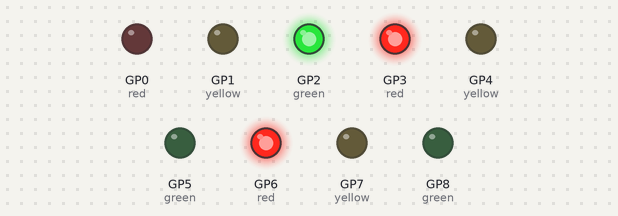
The program below on a simulated Raspberry Pi Pico running MicroPython. Parts: output pins drawn as LEDs (lit = HIGH). Wiring (from the project's diagram.json): red LED on GP0, yellow LED on GP1, green LED on GP2, red LED on GP3, yellow LED on GP4, green LED on GP5, red LED on GP6, yellow LED on GP7, green LED on GP8.

Above: at 5.0 s.
At 11.0 s:
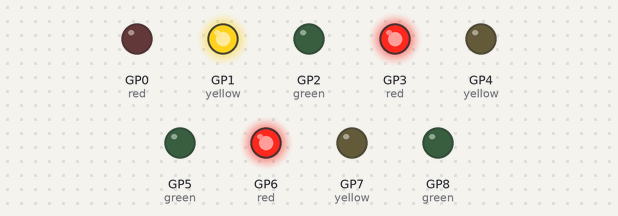
At 17.0 s:
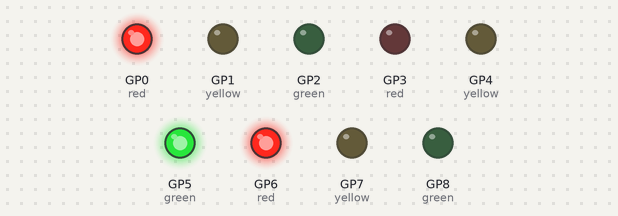
At 23.0 s:
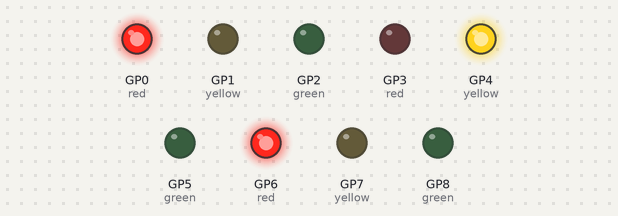
At 29.0 s:
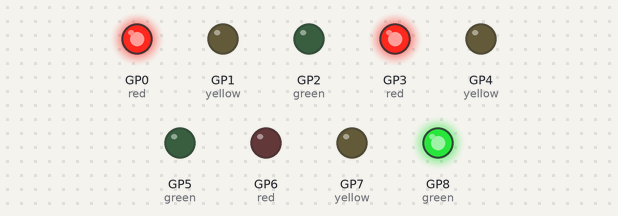
At 35.0 s:
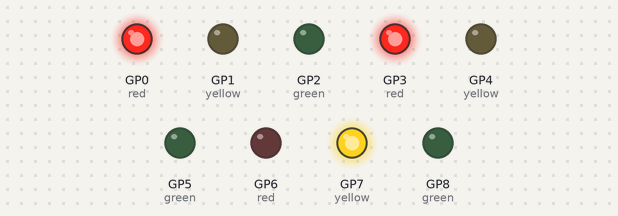
Timing chart, 0 to 46.8 s (numbered marks = the images above):
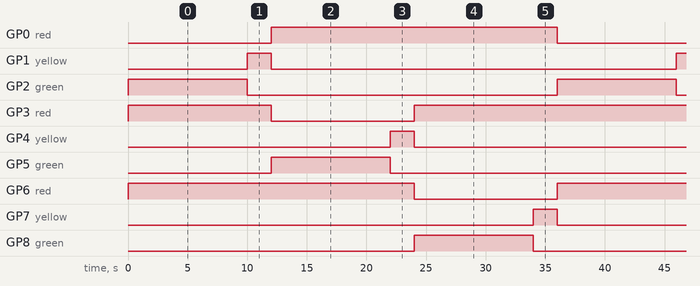

The program:

main.py
```python
import machine
import utime

# Define pins for three traffic lights
traffic_lights = {
    1: {'red': machine.Pin(0, machine.Pin.OUT), 'yellow': machine.Pin(1, machine.Pin.OUT), 'green': machine.Pin(2, machine.Pin.OUT)},
    2: {'red': machine.Pin(3, machine.Pin.OUT), 'yellow': machine.Pin(4, machine.Pin.OUT), 'green': machine.Pin(5, machine.Pin.OUT)},
    3: {'red': machine.Pin(6, machine.Pin.OUT), 'yellow': machine.Pin(7, machine.Pin.OUT), 'green': machine.Pin(8, machine.Pin.OUT)}
}

# Define time delays
red_delay = 10
yellow_delay = 2
green_delay = 10

def set_traffic_light(light_number, red, yellow, green):
    """Set the state of a traffic light."""
    traffic_lights[light_number]['red'].value(red)
    traffic_lights[light_number]['yellow'].value(yellow)
    traffic_lights[light_number]['green'].value(green)

def all_red_except(active_light):
    """Sets all lights to red except the one turning green."""
    for light in traffic_lights:
        set_traffic_light(light, 1, 0, 0)
    set_traffic_light(active_light, 0, 0, 1)

def traffic_sequence():
    """Runs the traffic light sequence in a loop."""
    try:
        while True:
            for light in [1, 2, 3]:
                all_red_except(light)
                utime.sleep(green_delay)

                # Switch to yellow before red
                set_traffic_light(light, 0, 1, 0)
                utime.sleep(yellow_delay)

    except KeyboardInterrupt:
        print("Traffic light system interrupted. Turning off all lights.")
        for light in traffic_lights:
            set_traffic_light(light, 0, 0, 0)  # Turn off all lights

# Run the traffic light system
traffic_sequence()
```

Measured:
- by itself, GP0 (red), GP6 (red): alternates HIGH for 24.0 s and LOW for 12.0 s
- by itself, GP1 (yellow), GP4 (yellow), GP7 (yellow): alternates HIGH for 2.0 s and LOW for 34.0 s
- by itself, GP2 (green), GP5 (green), GP8 (green): alternates HIGH for 10.0 s and LOW for 26.0 s
- by itself, GP3 (red): repeats every 36.0 s: LOW 12.0 s, HIGH 24.0 s
